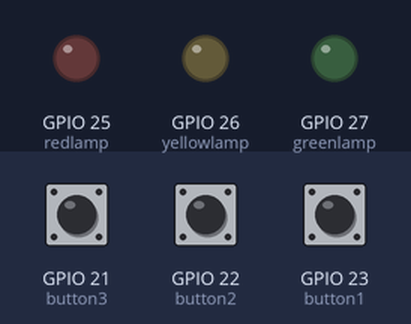
This program was run on a simulated ESP32. Shown: output pins drawn as LEDs (lit = HIGH). Dashed ring = blinking. Inputs (shaded band) come from the test bench; at power-on: GPIO 21 (button3) HIGH, GPIO 22 (button2) HIGH, GPIO 23 (button1) HIGH. What the program prints to the serial monitor is not drawn.

Above: at 1.2 s.
1.3 s: GPIO 21 (button3) pulled LOW for 0.15 s
At 1.7 s:
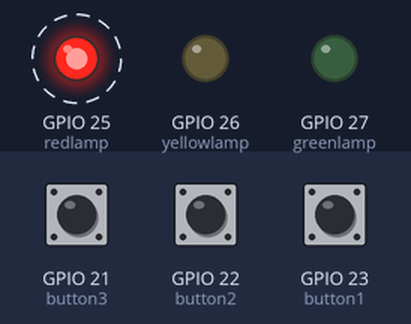
At 2.2 s:
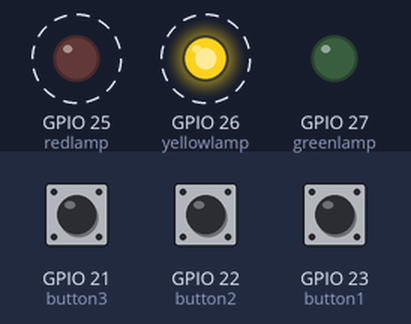
Timing chart, 0 to 10.3 s (numbered marks = the images above; inputs shaded):
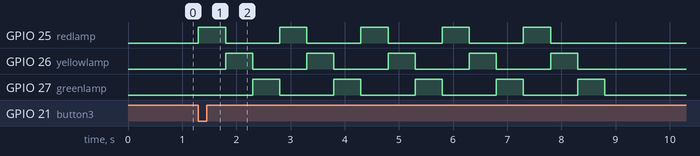

Measured:
- after the input at 1.3 s, GPIO 25 (redlamp): alternates HIGH for 0.50 s and LOW for 1.0 s, 10 changes in all, then stays LOW, starting at once; GPIO 26 (yellowlamp): alternates HIGH for 0.50 s and LOW for 1.0 s, 10 changes in all, then stays LOW, starting after 0.50 s

The program:

main.cpp
```cpp
#include <Arduino.h>

int button1 = 23;
int button2 = 22;
int button3 = 21;
int redlamp = 25;
int yellowlamp = 26;
int greenlamp = 27;

void setup() {
  Serial.begin(115200);
  Serial.println("Hello, ESP32!");
  pinMode(button1, INPUT_PULLUP);
  pinMode(button2, INPUT_PULLUP);
  pinMode(button3, INPUT_PULLUP);
  pinMode(redlamp, OUTPUT);
  pinMode(yellowlamp, OUTPUT);
  pinMode(greenlamp, OUTPUT);
}

void loop() {
  if (digitalRead(button1) == LOW) {
    for (int i = 0; i < 5; i++) {
      digitalWrite(redlamp, HIGH);
      delay(500);
      digitalWrite(redlamp, LOW);
      delay(500);
    }
  }

  if (digitalRead(button2) == LOW) {
    for (int i = 0; i < 5; i++) {
      digitalWrite(redlamp, HIGH);
      digitalWrite(greenlamp, LOW);
      delay(500);
      digitalWrite(redlamp, LOW);
      digitalWrite(greenlamp, HIGH);
      delay(500);
    }
    digitalWrite(greenlamp, LOW); // Matikan lampu setelah berkedip
  }

  if (digitalRead(button3) == LOW) {
    for (int i = 0; i < 5; i++) {
      digitalWrite(redlamp, HIGH);
      digitalWrite(yellowlamp, LOW);
      digitalWrite(greenlamp, LOW);
      delay(500);

      digitalWrite(redlamp, LOW);
      digitalWrite(yellowlamp, HIGH);
      digitalWrite(greenlamp, LOW);
      delay(500);

      digitalWrite(redlamp, LOW);
      digitalWrite(yellowlamp, LOW);
      digitalWrite(greenlamp, HIGH);
      delay(500);
    }
    digitalWrite(redlamp, LOW);
    digitalWrite(yellowlamp, LOW);
    digitalWrite(greenlamp, LOW); // Matikan semua lampu setelah berkedip
  }
}
```
